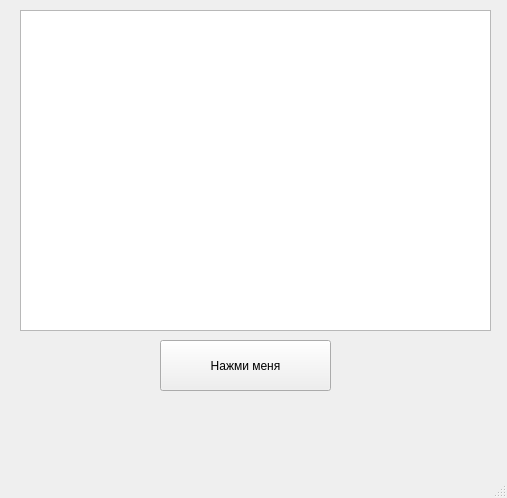
<?xml version="1.0" encoding="UTF-8"?>
<ui version="4.0">
 <class>MainWindow</class>
 <widget class="QMainWindow" name="MainWindow">
  <property name="geometry">
   <rect>
    <x>0</x>
    <y>0</y>
    <width>507</width>
    <height>498</height>
   </rect>
  </property>
  <property name="windowTitle">
   <string>MainWindow</string>
  </property>
  <widget class="QWidget" name="centralwidget">
   <widget class="QPushButton" name="pushButton">
    <property name="geometry">
     <rect>
      <x>160</x>
      <y>340</y>
      <width>171</width>
      <height>51</height>
     </rect>
    </property>
    <property name="text">
     <string>Нажми меня</string>
    </property>
   </widget>
   <widget class="QTableView" name="tableView1">
    <property name="geometry">
     <rect>
      <x>20</x>
      <y>10</y>
      <width>471</width>
      <height>321</height>
     </rect>
    </property>
   </widget>
  </widget>
  <widget class="QMenuBar" name="menubar">
   <property name="geometry">
    <rect>
     <x>0</x>
     <y>0</y>
     <width>507</width>
     <height>24</height>
    </rect>
   </property>
  </widget>
  <widget class="QStatusBar" name="statusbar"/>
 </widget>
 <resources/>
 <connections/>
</ui>
